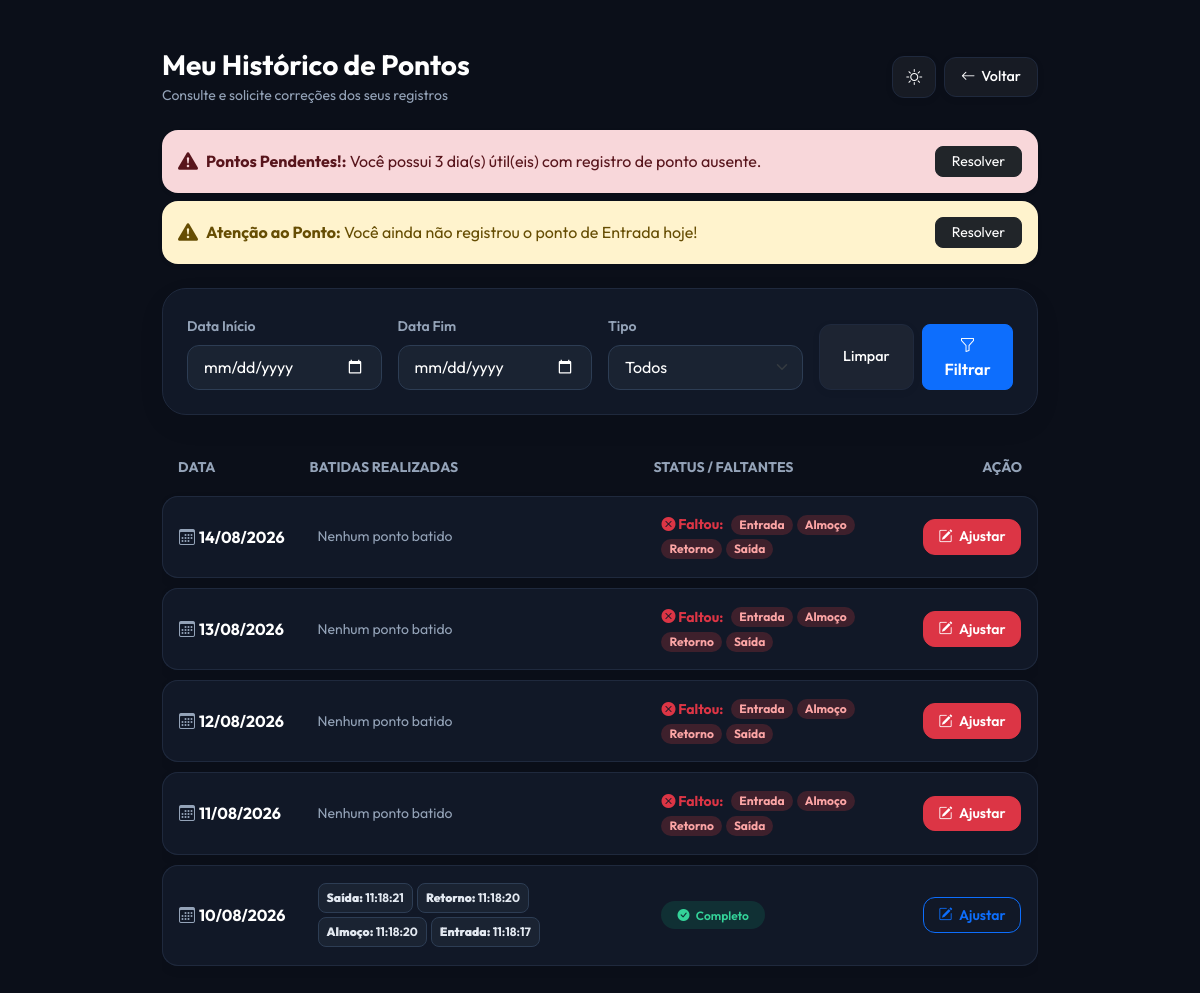
The app's page /meu_historico (signed in) with its own data.
### app.py (models this page shows)
class RegistroPonto(db.Model):
    id = db.Column(db.Integer, primary_key=True)
    data = db.Column(db.String(10), nullable=False)  # DD/MM/YYYY
    tipo = db.Column(db.String(20), nullable=False)
    hora = db.Column(db.String(8), nullable=False)   # HH:MM:SS
    usuario_id = db.Column(db.Integer, db.ForeignKey("usuario.id"), nullable=False)
    foi_ajustado = db.Column(db.Boolean, default=False)

### app.py (the view)
@app.route("/meu_historico")
@login_required
def meu_historico():
    hoje = datetime.now(ZoneInfo("America/Sao_Paulo")).date()
    registros = (
        RegistroPonto.query.filter_by(usuario_id=current_user.id)
        .order_by(RegistroPonto.id.desc())
        .all()
    )
    dias_registrados = {}
    primeira_data = hoje
    for r in registros:
        try:
            d_obj = datetime.strptime(r.data, "%d/%m/%Y").date()
            if d_obj not in dias_registrados:
                dias_registrados[d_obj] = []
            dias_registrados[d_obj].append(r)
            if d_obj < primeira_data:
                primeira_data = d_obj
        except ValueError:
            pass
    historico_analisado = []
    curr = primeira_data if registros else (hoje - timedelta(days=30))
    datas_intervalo = []
    temp_date = curr
    while temp_date <= hoje:
        datas_intervalo.append(temp_date)
        temp_date += timedelta(days=1)
    datas_intervalo.sort(reverse=True)
    for d_obj in datas_intervalo:
        data_str = d_obj.strftime("%d/%m/%Y")
        registros_do_dia = dias_registrados.get(d_obj, [])
        is_fim_de_semana = d_obj.weekday() >= 5
        if is_fim_de_semana and not registros_do_dia:
            continue
        faltantes = identificar_pontos_faltantes(registros_do_dia)
        historico_analisado.append({
            "data": data_str,
            "registros": registros_do_dia,
            "faltantes": faltantes,
            "incompleto": len(faltantes) > 0,
        })
    return render_template(
        "meu_historico.html", historico=historico_analisado
    )

### app.py (called while the page is built)
def eh_dia_util(data_obj):
    return data_obj.weekday() < 5

@login_manager.user_loader
def load_user(user_id):
    return Usuario.query.get(int(user_id))

def identificar_pontos_faltantes(registros_do_dia):
    tipos_batidos = [
        getattr(p, "tipo", getattr(p, "tipo_ponto", ""))
        for p in registros_do_dia
    ]
    faltantes = [p for p in PONTOS_OBRIGATORIOS if p not in tipos_batidos]
    return faltantes

@app.context_processor
def inject_notifications():
    try:
        if current_user and current_user.is_authenticated:
            notifs = obter_notificacoes_usuario(current_user.id)
            return dict(
                notificacoes_usuario=notifs, total_notificacoes=len(notifs)
            )
    except Exception:
        pass
    return dict(notificacoes_usuario=[], total_notificacoes=0)

### templates/meu_historico.html (shortened to what this page needs)
<!DOCTYPE html>
<html lang="pt-br" data-theme="dark">
<head>
    <link href="https://cdn.jsdelivr.net/npm/bootstrap@5.3.0/dist/css/bootstrap.min.css" rel="stylesheet">
    <link href="https://cdn.jsdelivr.net/npm/bootstrap-icons@1.10.5/font/bootstrap-icons.css" rel="stylesheet">
</head>
<body class="py-5">
    <div class="container fade-in-up" style="max-width: 900px;">
        <div class="d-flex justify-content-between align-items-center mb-4">
            <div>
                <h3 class="fw-bold m-0">Meu Histórico de Pontos</h3>
                <span class="text-muted small">Consulte e solicite correções dos seus registros</span>
            </div>
            <div class="d-flex align-items-center gap-2">
                <button class="nav-btn btn-theme" id="themeToggle" title="Mudar Tema">
                    <i class="bi bi-sun" id="themeIcon"></i>
                </button>
                <a href="{{ url_for('index') }}" class="nav-btn">
                    <i class="bi bi-arrow-left"></i> Voltar
                </a>
            </div>
        </div>
        {% if notificacoes_usuario %}
            <div class="mb-4">
                {% for notif in notificacoes_usuario %}
                    <div class="alert alert-{{ notif.tipo if notif.tipo else 'warning' }} border-0 shadow-sm rounded-4 d-flex justify-content-between align-items-center mb-2">
                        <div class="d-flex align-items-center gap-2">
                            <i class="bi bi-exclamation-triangle-fill fs-5"></i>
                            <div>
                                <strong>{{ notif.titulo }}:</strong> {{ notif.mensagem }}
                            </div>
                        </div>
                        {% if notif.link %}
                            <a href="{{ notif.link }}" class="btn btn-sm btn-dark rounded-3 px-3">
                                Resolver
                            </a>
                        {% endif %}
                    </div>
                {% endfor %}
            </div>
        {% endif %}
        <div class="custom-card p-4 mb-4">
            <form method="GET" action="{{ url_for('meu_historico') }}" class="row g-3 align-items-end">
                <div class="col-md-3">
                    <label class="form-label fw-semibold small text-muted">Data Início</label>
                    <input type="date" name="data_inicio" class="form-control" value="{{ data_inicio if data_inicio else '' }}">
                </div>
                <div class="col-md-3">
                    <label class="form-label fw-semibold small text-muted">Data Fim</label>
                    <input type="date" name="data_fim" class="form-control" value="{{ data_fim if data_fim else '' }}">
                </div>
                <div class="col-md-3">
                    <label class="form-label fw-semibold small text-muted">Tipo</label>
                    <select name="tipo_ponto" class="form-select">
                        <option value="">Todos</option>
                    </select>
                </div>
                <div class="col-md-3 d-flex gap-2">
                    <a href="{{ url_for('meu_historico') }}" class="nav-btn w-100 justify-content-center py-2">Limpar</a>
                    <button type="submit" class="btn btn-primary w-100 rounded-3 py-2 fw-semibold">
                        <i class="bi bi-funnel"></i> Filtrar
                    </button>
                </div>
            </form>
        </div>
        <div class="table-responsive">
            <table class="table table-custom align-middle">
                <thead>
                    <tr class="small text-uppercase">
                        <th class="ps-3">Data</th>
                        <th>Batidas Realizadas</th>
                        <th>Status / Faltantes</th>
                        <th class="text-end pe-3">Ação</th>
                    </tr>
                </thead>
                <tbody>
                    {% if historico %}
                        {% for item in historico %}
                        <tr>
                            <td class="fw-bold ps-3" style="white-space: nowrap;">
                                <i class="bi bi-calendar3 me-1 text-muted"></i>{{ item.data }}
                            </td>
                            <td>
                                <div class="d-flex flex-wrap gap-1">
                                    {% for p in item.registros %}
                                        <span class="badge badge-ponto rounded-3 px-2 py-2">
                                            <strong>{{ p.tipo }}:</strong> {{ p.hora }}
                                        </span>
                                    {% else %}
                                        <span class="text-muted small italic">Nenhum ponto batido</span>
                                    {% endfor %}
                                </div>
                            </td>
                            <td>
                                {% if item.incompleto %}
                                    <div class="d-flex flex-wrap align-items-center gap-1">
                                        <span class="text-danger small fw-bold me-1"><i class="bi bi-x-circle-fill"></i> Faltou:</span>
                                        {% for f in item.faltantes %}
                                            <span class="badge badge-falta px-2 py-1 rounded-pill small">
                                                {{ f }}
                                            </span>
                                        {% endfor %}
                                    </div>
                                {% else %}
                                    <span class="badge badge-normal px-3 py-2 rounded-pill fw-semibold">
                                        <i class="bi bi-check-circle-fill me-1"></i> Completo
                                    </span>
                                {% endif %}
                            </td>
                            <td class="text-end pe-3" style="white-space: nowrap;">
                                {% set dia, mes, ano = item.data.split('/') %}
                                <a href="{{ url_for('solicitar_correcao', data=ano + '-' + mes + '-' + dia) }}"
                                   class="btn btn-sm btn-adjust {% if item.incompleto %}btn-danger{% else %}btn-outline-primary{% endif %}">
                                    <i class="bi bi-pencil-square me-1"></i> Ajustar
                                </a>
                            </td>
                        </tr>
                        {% endfor %}
                    {% endif %}
                </tbody>
            </table>
        </div>
    </div>
</body>
</html>

### templates/meu_historico.html (style rules this page uses)
[data-theme="dark"] { --bg-dark: #0b0f19; --card-bg: #111827; --card-border: #1f293d; --text-main: #ffffff; --text-muted: #94a3b8; --input-bg: #1a2332; --input-border: #2d3d54; --input-text: #ffffff; --blue-accent: #2563eb; --blue-hover: #1d4ed8; --blue-glow: rgba(37, 99, 235, 0.25); --nav-btn-bg: rgba(255, 255, 255, 0.05); --nav-btn-hover: rgba(255, 255, 255, 0.12); --table-row-bg: #111827; --table-row-border: #1f293d; --badge-ponto-bg: #1a2332; --badge-ponto-text: #e2e8f0; --badge-ponto-border: #2d3d54; --badge-normal-bg: rgba(16, 185, 129, 0.15); --badge-normal-text: #34d399; --badge-falta-bg: rgba(239, 68, 68, 0.2); --badge-falta-text: #fca5a5; }
:root { --radius-main: 24px; --radius-btn: 12px; --radius-md: 16px; }
body { font-family: 'Outfit', sans-serif; background-color: var(--bg-dark); color: var(--text-main); min-height: 100vh; padding: 2rem 1rem; transition: background-color 0.3s ease, color 0.3s ease; }
.text-muted { color: var(--text-muted) !important; }
.fade-in-up { animation: fadeInUp 0.5s cubic-bezier(0.16, 1, 0.3, 1) forwards; }
.nav-btn { background: var(--nav-btn-bg); border: 1px solid var(--card-border); color: var(--text-main); padding: 0.5rem 1rem; border-radius: var(--radius-btn); font-size: 0.9rem; font-weight: 500; text-decoration: none; display: inline-flex; align-items: center; gap: 6px; transition: all 0.2s ease; cursor: pointer; box-shadow: 0 2px 8px rgba(0, 0, 0, 0.05); }
.btn-theme { padding: 0.5rem 0.8rem; font-size: 1rem; }
.custom-card { background: var(--card-bg); border: 1px solid var(--card-border); border-radius: var(--radius-main); box-shadow: 0 10px 30px rgba(0, 0, 0, 0.05); transition: background-color 0.3s ease, border-color 0.3s ease; }
.form-control, .form-select { border-radius: 12px; border: 1px solid var(--input-border); background-color: var(--input-bg); color: var(--input-text); padding: 0.6rem 1rem; transition: all 0.2s ease; }
.table-custom { border-collapse: separate; border-spacing: 0 10px; color: var(--text-main); width: 100%; }
.table-custom th { border: none; color: var(--text-muted); background: transparent !important; }
.table-custom tbody tr { background-color: var(--table-row-bg) !important; box-shadow: 0 4px 12px rgba(0, 0, 0, 0.05); border-radius: var(--radius-md); transition: transform 0.2s ease, box-shadow 0.2s ease; }
.table-custom td { padding: 1.1rem 1rem; vertical-align: middle; background-color: var(--table-row-bg) !important; color: var(--text-main) !important; border-top: 1px solid var(--table-row-border); border-bottom: 1px solid var(--table-row-border); }
.table-custom td:first-child { border-left: 1px solid var(--table-row-border); border-radius: var(--radius-md) 0 0 var(--radius-md); }
.table-custom td:last-child { border-right: 1px solid var(--table-row-border); border-radius: 0 var(--radius-md) var(--radius-md) 0; }
.badge-normal { background: var(--badge-normal-bg); color: var(--badge-normal-text); }
.badge-falta { background: var(--badge-falta-bg); color: var(--badge-falta-text); }
.badge-ponto { background: var(--badge-ponto-bg); color: var(--badge-ponto-text); border: 1px solid var(--badge-ponto-border); }
.btn-adjust { border-radius: 12px; font-weight: 600; padding: 0.4rem 0.9rem; transition: all 0.2s ease; }

### records on screen
RegistroPonto: tipo "Saída", hora "11:18:21"
RegistroPonto: tipo "Retorno", hora "11:18:20"
RegistroPonto: tipo "Almoço", hora "11:18:20"
RegistroPonto: tipo "Entrada", hora "11:18:17"

### other values on screen
{{ notif.titulo }} "Pontos Pendentes!" "Atenção ao Ponto"
{{ notif.mensagem }} "Você possui 3 dia(s) útil(eis) com registro de ponto ausente." "Você ainda não registrou o ponto de Entrada hoje!"
{{ item.data }} "14/08/2026" "13/08/2026" "12/08/2026" "11/08/2026" "10/08/2026"
{{ f }} "Entrada" "Almoço" "Retorno" "Saída" "Entrada" "Almoço" "Retorno" "Saída" "Entrada" "Almoço" "Retorno" "Saída" "Entrada" "Almoço" "Retorno" "Saída"
